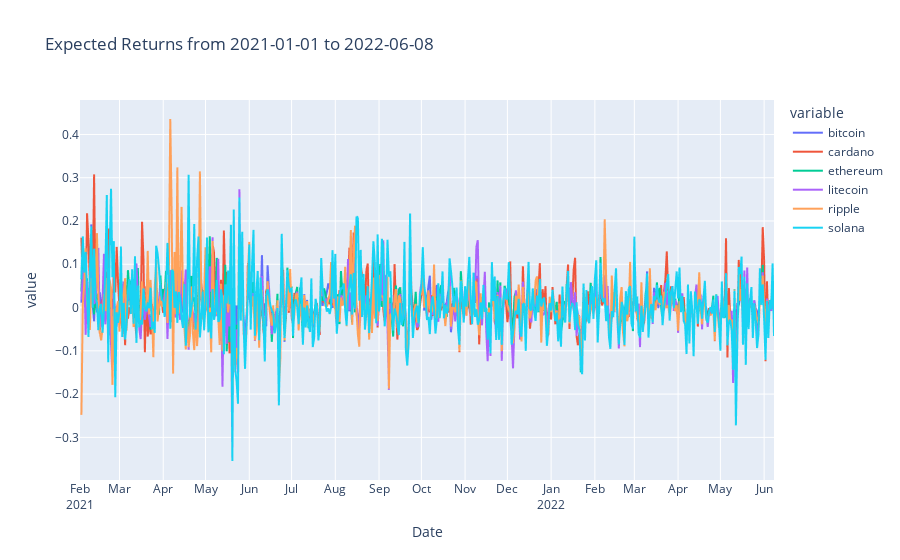

The notebook cell this image was saved under:
### Markdown cell above
## Simple returns

### Code cell
simple_returns_df = cls_etp.get_simple_returns(market_df)

_title = "Expected Returns from "+str(_min_date)+" to "+str(_max_date)
fig = px.line(simple_returns_df, x="Date", y=simple_returns_df.columns,
              hover_data={"Date": "|%B %d, %Y"},
              title=_title)
fig.update_xaxes(
    dtick="M1",
    tickformat="%b\n%Y")
fig.show()

### Figure 1 — Plotly figure (JSON) as saved in the notebook; plotly's stock layout.template omitted (floating-point values rounded to 4 significant figures; data arrays with more than 128 entries replaced by an {"elided": "..."} marker saying what was removed)
{"data": [{"hovertemplate": "variable=bitcoin<br>Date=%{x|%B %d, %Y}<br>value=%{y}<extra></extra>", "legendgroup": "bitcoin", "line": {"color": "#636efa", "dash": "solid"}, "marker": {"symbol": "circle"}, "mode": "lines", "name": "bitcoin", "showlegend": true, "type": "scattergl", "x": {"elided": "493 str values"}, "xaxis": "x", "y": {"elided": "493 float values"}, "yaxis": "y"}, {"hovertemplate": "variable=cardano<br>Date=%{x|%B %d, %Y}<br>value=%{y}<extra></extra>", "legendgroup": "cardano", "line": {"color": "#EF553B", "dash": "solid"}, "marker": {"symbol": "circle"}, "mode": "lines", "name": "cardano", "showlegend": true, "type": "scattergl", "x": {"elided": "493 str values"}, "xaxis": "x", "y": {"elided": "493 float values"}, "yaxis": "y"}, {"hovertemplate": "variable=ethereum<br>Date=%{x|%B %d, %Y}<br>value=%{y}<extra></extra>", "legendgroup": "ethereum", "line": {"color": "#00cc96", "dash": "solid"}, "marker": {"symbol": "circle"}, "mode": "lines", "name": "ethereum", "showlegend": true, "type": "scattergl", "x": {"elided": "493 str values"}, "xaxis": "x", "y": {"elided": "493 float values"}, "yaxis": "y"}, {"hovertemplate": "variable=litecoin<br>Date=%{x|%B %d, %Y}<br>value=%{y}<extra></extra>", "legendgroup": "litecoin", "line": {"color": "#ab63fa", "dash": "solid"}, "marker": {"symbol": "circle"}, "mode": "lines", "name": "litecoin", "showlegend": true, "type": "scattergl", "x": {"elided": "493 str values"}, "xaxis": "x", "y": {"elided": "493 float values"}, "yaxis": "y"}, {"hovertemplate": "variable=ripple<br>Date=%{x|%B %d, %Y}<br>value=%{y}<extra></extra>", "legendgroup": "ripple", "line": {"color": "#FFA15A", "dash": "solid"}, "marker": {"symbol": "circle"}, "mode": "lines", "name": "ripple", "showlegend": true, "type": "scattergl", "x": {"elided": "493 str values"}, "xaxis": "x", "y": {"elided": "493 float values"}, "yaxis": "y"}, {"hovertemplate": "variable=solana<br>Date=%{x|%B %d, %Y}<br>value=%{y}<extra></extra>", "legendgroup": "solana", "line": {"color": "#19d3f3", "dash": "solid"}, "marker": {"symbol": "circle"}, "mode": "lines", "name": "solana", "showlegend": true, "type": "scattergl", "x": {"elided": "493 str values"}, "xaxis": "x", "y": {"elided": "493 float values"}, "yaxis": "y"}], "layout": {"legend": {"title": {"text": "variable"}, "tracegroupgap": 0}, "title": {"text": "Expected Returns from 2021-01-01 to 2022-06-08"}, "xaxis": {"anchor": "y", "domain": [0, 1], "dtick": "M1", "tickformat": "%b\n%Y", "title": {"text": "Date"}}, "yaxis": {"anchor": "x", "domain": [0, 1], "title": {"text": "value"}}}}
